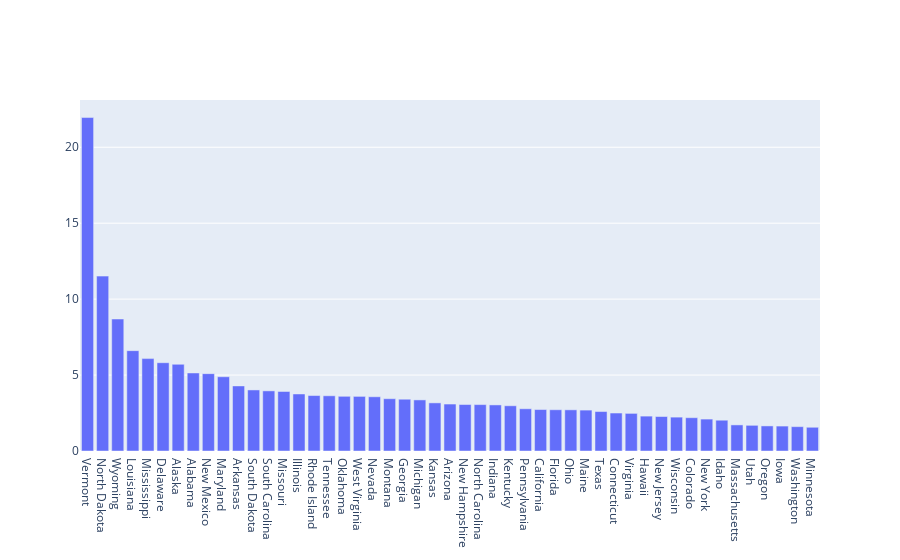

The notebook cell saved with this chart:
### Code cell
state_totals.sort_values("Rate", ascending=False, inplace=True)
fig = go.Figure()
fig.add_trace(go.Bar(x=state_totals["State_y"], y=state_totals["Rate"], name="Rate"))
fig.show()

### Figure 1 — Plotly figure (JSON) as saved in the notebook; plotly's stock layout.template omitted (floating-point values rounded to 4 significant figures)
{"data": [{"name": "Rate", "type": "bar", "x": ["Vermont", "North Dakota", "Wyoming", "Louisiana", "Mississippi", "Delaware", "Alaska", "Alabama", "New Mexico", "Maryland", "Arkansas", "South Dakota", "South Carolina", "Missouri", "Illinois", "Rhode Island", "Tennessee", "Oklahoma", "West Virginia", "Nevada", "Montana", "Georgia", "Michigan", "Kansas", "Arizona", "New Hampshire", "North Carolina", "Indiana", "Kentucky", "Pennsylvania", "California", "Florida", "Ohio", "Maine", "Texas", "Connecticut", "Virginia", "Hawaii", "New Jersey", "Wisconsin", "Colorado", "New York", "Idaho", "Massachusetts", "Utah", "Oregon", "Iowa", "Washington", "Minnesota"], "y": [21.96, 11.51, 8.691, 6.607, 6.084, 5.814, 5.708, 5.137, 5.092, 4.888, 4.286, 4.02, 3.959, 3.919, 3.755, 3.651, 3.635, 3.602, 3.596, 3.571, 3.443, 3.409, 3.364, 3.168, 3.092, 3.061, 3.055, 3.034, 2.977, 2.781, 2.728, 2.716, 2.71, 2.693, 2.598, 2.5, 2.476, 2.296, 2.27, 2.23, 2.193, 2.102, 2.027, 1.718, 1.69, 1.651, 1.642, 1.602, 1.562]}], "layout": {}}
